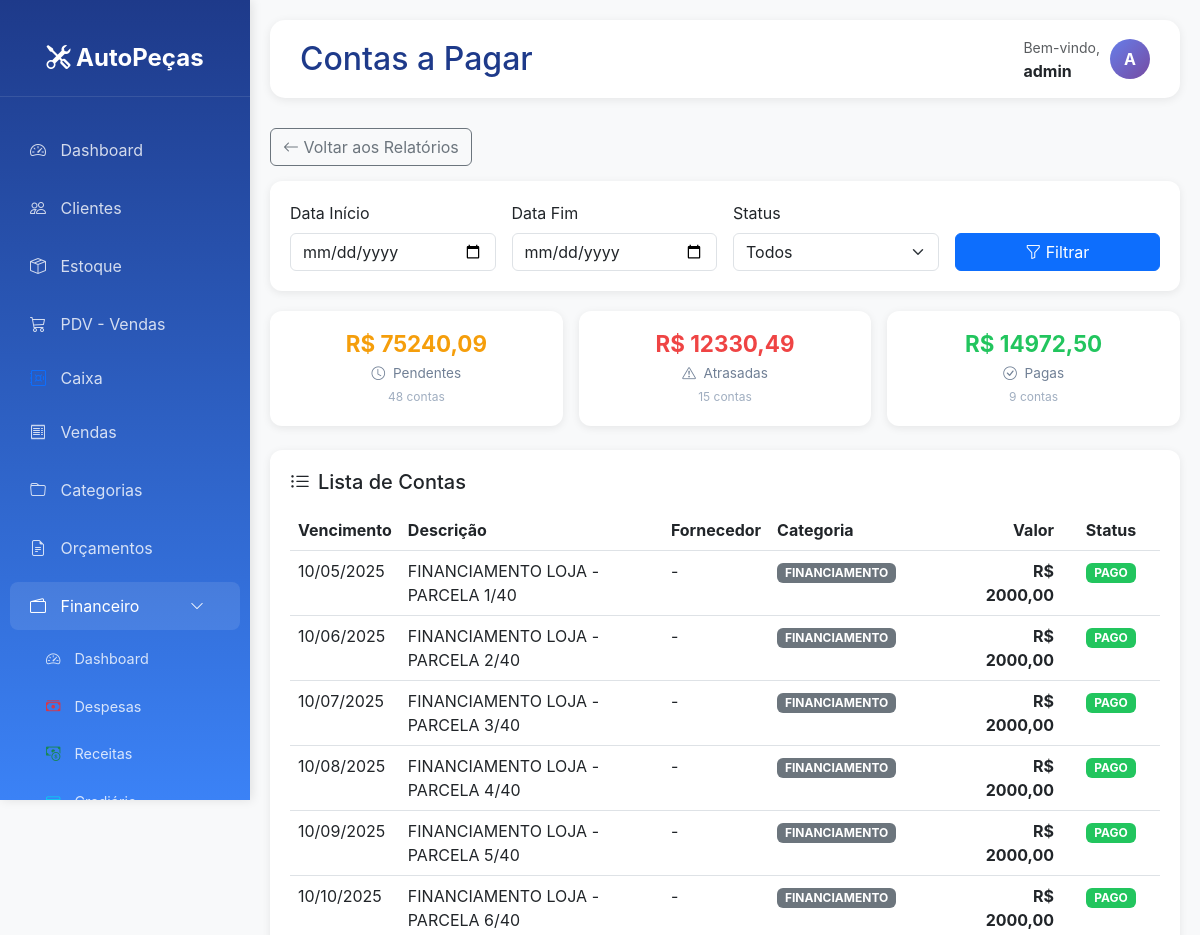
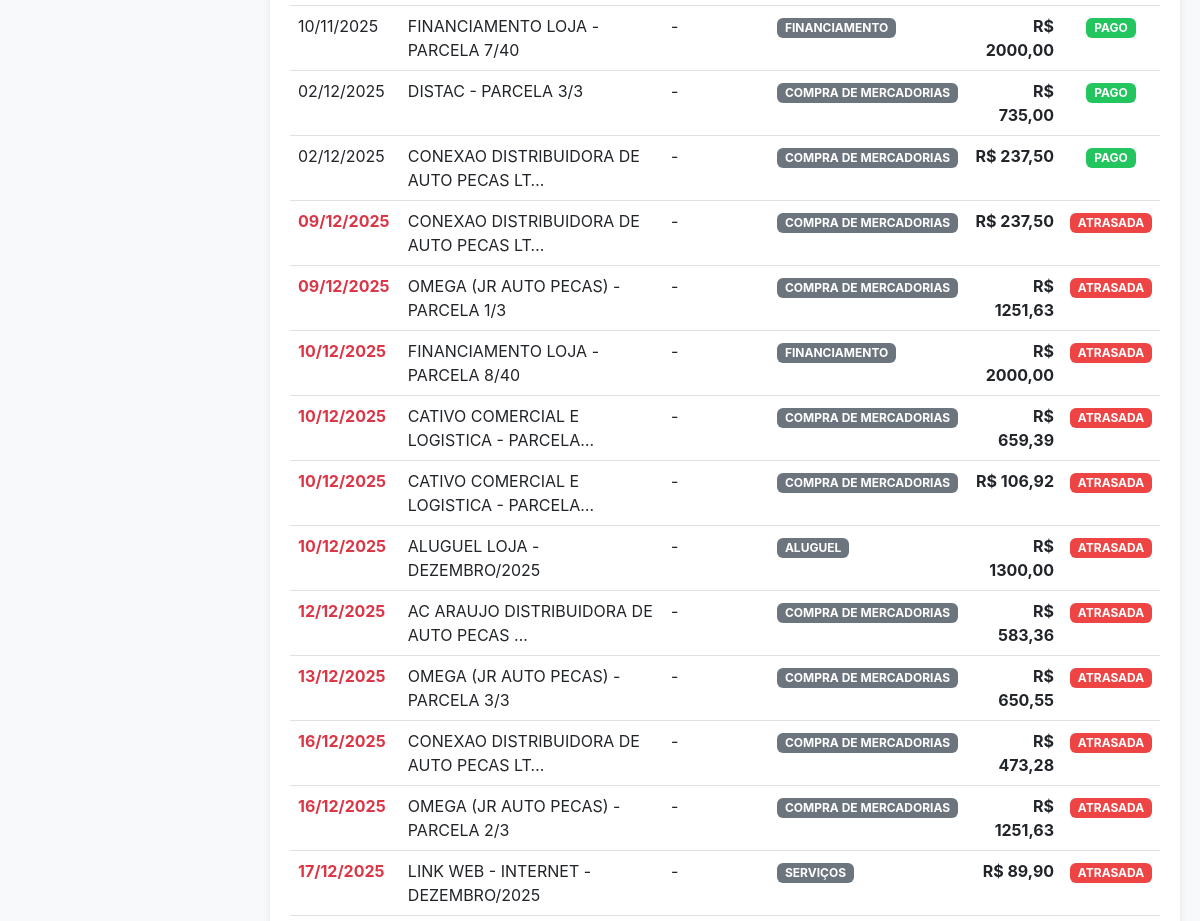
/relatorios/financeiro/contas-pagar/ (signed in, upper part), run on an earlier commit of the app's database (2 pictures, top to bottom).
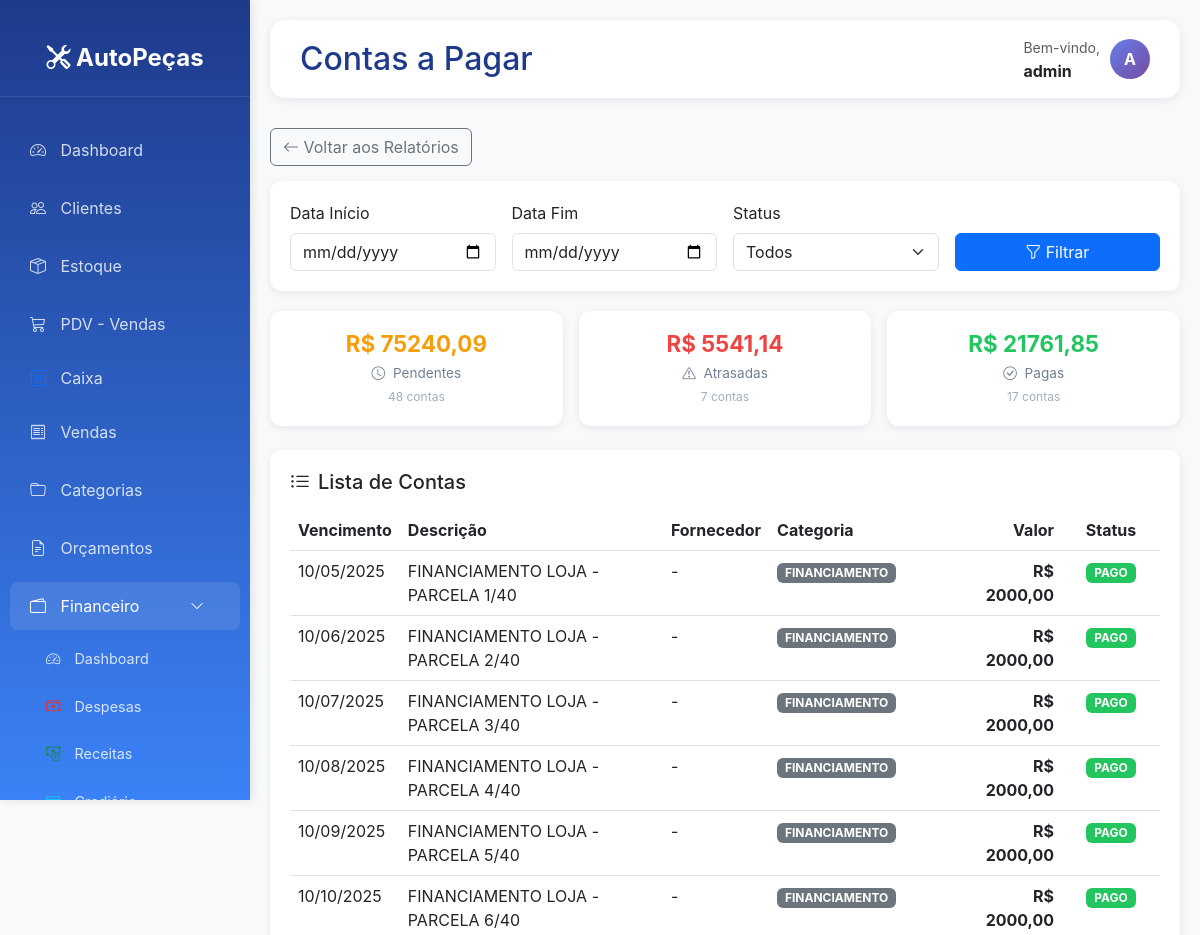
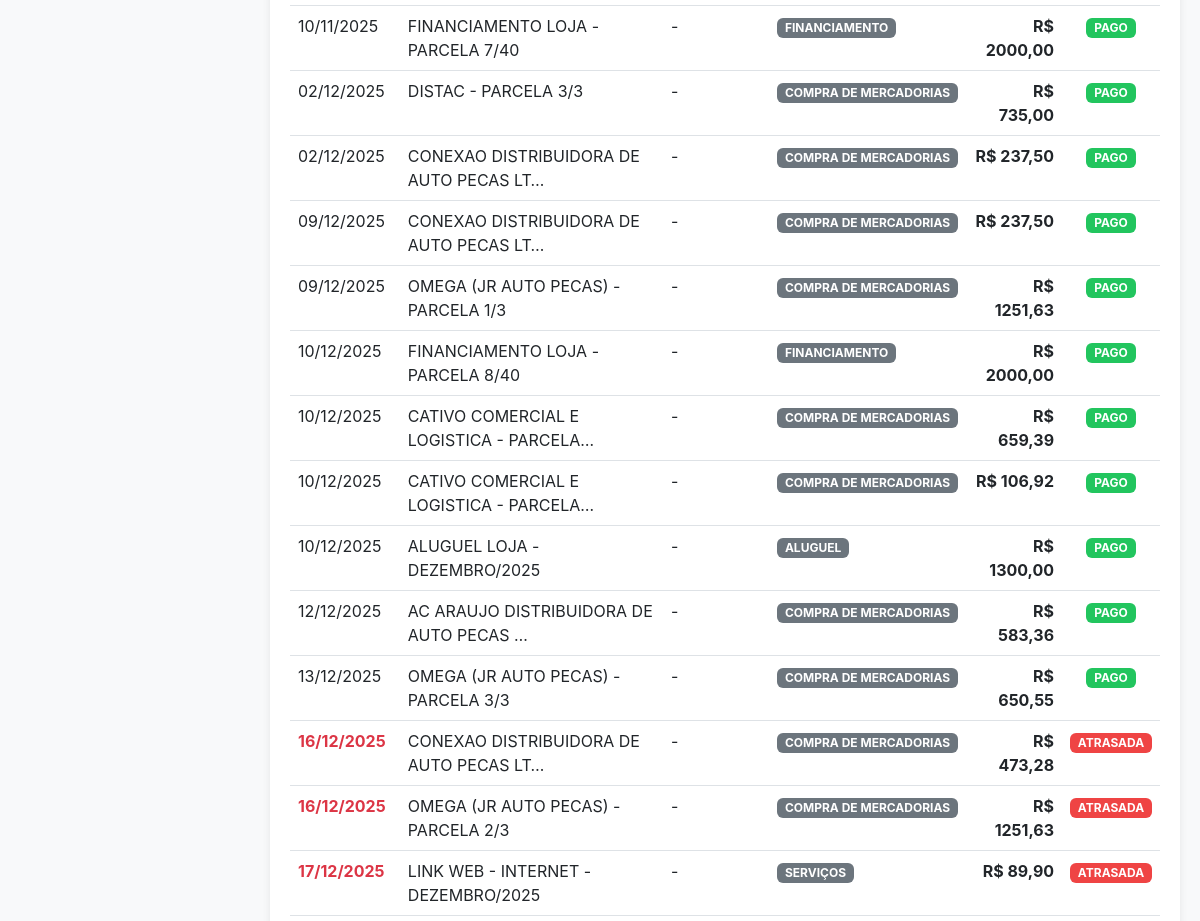
And on a later commit of the database (2 pictures, top to bottom).
### financeiro/models.py (models this page shows, shortened)
class ContaPagar(models.Model):
    TIPO_CHOICES = [
        ('FIXA', 'Despesa Fixa'),
        ('VARIAVEL', 'Despesa Variável'),
        ('TRIBUTO', 'Tributo'),
        ('PARCELADO', 'Parcelado'),
    ]
    STATUS_CHOICES = [
        ('PENDENTE', 'Pendente'),
        ('PAGO', 'Pago'),
        ('ATRASADO', 'Atrasado'),
        ('CANCELADO', 'Cancelado'),
    ]
    descricao = models.CharField(max_length=200, verbose_name='Descrição')
    categoria = models.ForeignKey(CategoriaDespesa, on_delete=models.PROTECT,
                                  verbose_name='Categoria')
    tipo = models.CharField(max_length=10, choices=TIPO_CHOICES, default='VARIAVEL',
                            verbose_name='Tipo')
    valor = models.DecimalField(max_digits=10, decimal_places=2, verbose_name='Valor')
    data_vencimento = models.DateField(verbose_name='Data de Vencimento')
    data_pagamento = models.DateField(blank=True, null=True, verbose_name='Data de Pagamento')
    status = models.CharField(max_length=10, choices=STATUS_CHOICES, default='PENDENTE',
                              verbose_name='Status')
    forma_pagamento = models.ForeignKey(FormaPagamento, on_delete=models.SET_NULL,
                                        blank=True, null=True, verbose_name='Forma de Pagamento')
    despesa_fixa = models.ForeignKey(DespesaFixa, on_delete=models.SET_NULL,
                                     blank=True, null=True, verbose_name='Despesa Fixa Origem')
    parcela_atual = models.IntegerField(default=1, verbose_name='Parcela Atual')
    total_parcelas = models.IntegerField(default=1, verbose_name='Total de Parcelas')
    compra_parcelada = models.ForeignKey('CompraParcelada', on_delete=models.CASCADE,
                                         blank=True, null=True, related_name='parcelas')
    faturamento_referencia = models.ForeignKey('FaturamentoMensal', on_delete=models.SET_NULL,
                                               blank=True, null=True, related_name='tributos')
    fornecedor = models.ForeignKey('estoque.Fornecedor', on_delete=models.SET_NULL,
                                   blank=True, null=True, verbose_name='Fornecedor',
                                   related_name='contas_pagar')
    documento_referencia = models.CharField(max_length=100, blank=True, null=True,
                                            verbose_name='Nº Documento/NF')
    observacoes = models.TextField(blank=True, null=True, verbose_name='Observações')
    comprovante = models.FileField(upload_to='comprovantes/%Y/%m/', blank=True, null=True,
                                   verbose_name='Comprovante')
    usuario_cadastro = models.ForeignKey(User, on_delete=models.SET_NULL, blank=True, null=True,
                                         related_name='contas_cadastradas')
    data_cadastro = models.DateTimeField(auto_now_add=True)
    data_atualizacao = models.DateTimeField(auto_now=True)
    class Meta:
        verbose_name = 'Conta a Pagar'
        verbose_name_plural = 'Contas a Pagar'
        ordering = ['data_vencimento', 'descricao']

class CategoriaDespesa(models.Model):
    TIPO_CHOICES = [
        ('FIXA', 'Despesa Fixa'),
        ('VARIAVEL', 'Despesa Variável'),
        ('AMBOS', 'Ambos'),
    ]
    nome = models.CharField(max_length=100, verbose_name='Nome')
    tipo = models.CharField(max_length=10, choices=TIPO_CHOICES, default='AMBOS', verbose_name='Tipo')
    icone = models.CharField(max_length=50, default='bi-folder', verbose_name='Ícone',
                             help_text='Classe do ícone Bootstrap (ex: bi-house)')
    cor = models.CharField(max_length=20, default='#6c757d', verbose_name='Cor',
                           help_text='Cor em hexadecimal')
    ativo = models.BooleanField(default=True, verbose_name='Ativo')
    ordem = models.IntegerField(default=0, verbose_name='Ordem de Exibição')
    class Meta:
        verbose_name = 'Categoria de Despesa'
        verbose_name_plural = 'Categorias de Despesas'
        ordering = ['ordem', 'nome']

### core/views.py (the view)
# urls.py: path('relatorios/financeiro/contas-pagar/', core_views.relatorio_contas_pagar, name='relatorio_contas_pagar'),
@login_required
def relatorio_contas_pagar(request):
    from financeiro.models import ContaPagar
    from django.db.models import Q
    hoje = date.today()
    status = request.GET.get('status', '')
    data_inicio = request.GET.get('data_inicio', '')
    data_fim = request.GET.get('data_fim', '')
    contas = ContaPagar.objects.all().select_related('categoria', 'fornecedor').order_by('data_vencimento')
    if data_inicio:
        try:
            dt = datetime.strptime(data_inicio, '%Y-%m-%d').date()
            contas = contas.filter(data_vencimento__gte=dt)
        except:
            pass
    if data_fim:
        try:
            dt = datetime.strptime(data_fim, '%Y-%m-%d').date()
            contas = contas.filter(data_vencimento__lte=dt)
        except:
            pass
    contas_filtradas = contas
    if status == 'PENDENTE':
        contas = contas.filter(
            Q(status__iexact='PENDENTE') | Q(status__iexact='pendente')
        ).filter(data_vencimento__gte=hoje)
    elif status == 'ATRASADO':
        contas = contas.filter(
            Q(status__iexact='PENDENTE') | Q(status__iexact='pendente') |
            Q(status__iexact='ATRASADO') | Q(status__iexact='atrasado')
        ).filter(data_vencimento__lt=hoje)
    elif status == 'PAGO':
        contas = contas.filter(
            Q(status__iexact='PAGO') | Q(status__iexact='pago')
        )
    contas = contas[:200]
    total_pendente = contas_filtradas.filter(
        Q(status__iexact='PENDENTE') | Q(status__iexact='pendente'),
        data_vencimento__gte=hoje
    ).aggregate(t=Sum('valor'))['t'] or Decimal('0')
    total_vencido = contas_filtradas.filter(
        Q(status__iexact='PENDENTE') | Q(status__iexact='pendente') |
        Q(status__iexact='ATRASADO') | Q(status__iexact='atrasado'),
        data_vencimento__lt=hoje
    ).aggregate(t=Sum('valor'))['t'] or Decimal('0')
    total_pago = contas_filtradas.filter(
        Q(status__iexact='PAGO') | Q(status__iexact='pago')
    ).aggregate(t=Sum('valor'))['t'] or Decimal('0')
    qtd_pendente = contas_filtradas.filter(
        Q(status__iexact='PENDENTE') | Q(status__iexact='pendente'),
        data_vencimento__gte=hoje
    ).count()
    qtd_vencido = contas_filtradas.filter(
        Q(status__iexact='PENDENTE') | Q(status__iexact='pendente') |
        Q(status__iexact='ATRASADO') | Q(status__iexact='atrasado'),
        data_vencimento__lt=hoje
    ).count()
    qtd_pago = contas_filtradas.filter(
        Q(status__iexact='PAGO') | Q(status__iexact='pago')
    ).count()
    context = {
        'contas': contas,
        'status': status,
        'data_inicio': data_inicio,
        'data_fim': data_fim,
        'total_pendente': total_pendente,
        'total_vencido': total_vencido,
        'total_pago': total_pago,
        'qtd_pendente': qtd_pendente,
        'qtd_vencido': qtd_vencido,
        'qtd_pago': qtd_pago,
        'hoje': hoje,
    }
    return render(request, 'core/relatorios/contas_pagar.html', context)

### templates/core/relatorios/contas_pagar.html (shortened to what this page needs)
{% extends 'base.html' %}
{% block page_title %}Contas a Pagar{% endblock %}
{% block content %}
<a href="{% url 'relatorios' %}" class="btn btn-outline-secondary btn-voltar">
    <i class="bi bi-arrow-left"></i> Voltar aos Relatórios
</a>
<div class="filtros-card">
    <form method="get" class="row g-3 align-items-end">
        <div class="col-md-3">
            <label class="form-label">Data Início</label>
            <input type="date" name="data_inicio" class="form-control" value="{{ data_inicio }}">
        </div>
        <div class="col-md-3">
            <label class="form-label">Data Fim</label>
            <input type="date" name="data_fim" class="form-control" value="{{ data_fim }}">
        </div>
        <div class="col-md-3">
            <label class="form-label">Status</label>
            <select name="status" class="form-select">
                <option value="">Todos</option>
            </select>
        </div>
        <div class="col-md-3">
            <button type="submit" class="btn btn-primary w-100">
                <i class="bi bi-funnel"></i> Filtrar
            </button>
        </div>
    </form>
</div>
<div class="row g-3 mb-4">
    <div class="col-md-4">
        <div class="stat-box amarelo">
            <h3>R$ {{ total_pendente|floatformat:2 }}</h3>
            <p><i class="bi bi-clock me-1"></i> Pendentes</p>
            <div class="qtd">{{ qtd_pendente }} conta{{ qtd_pendente|pluralize:"s" }}</div>
        </div>
    </div>
    <div class="col-md-4">
        <div class="stat-box vermelho">
            <h3>R$ {{ total_vencido|floatformat:2 }}</h3>
            <p><i class="bi bi-exclamation-triangle me-1"></i> Atrasadas</p>
            <div class="qtd">{{ qtd_vencido }} conta{{ qtd_vencido|pluralize:"s" }}</div>
        </div>
    </div>
    <div class="col-md-4">
        <div class="stat-box verde">
            <h3>R$ {{ total_pago|floatformat:2 }}</h3>
            <p><i class="bi bi-check-circle me-1"></i> Pagas</p>
            <div class="qtd">{{ qtd_pago }} conta{{ qtd_pago|pluralize:"s" }}</div>
        </div>
    </div>
</div>
<div class="tabela-card">
    <h5 class="mb-3"><i class="bi bi-list-ul me-2"></i>Lista de Contas</h5>
    <div class="table-responsive">
        <table class="table table-hover">
            <thead>
                <tr>
                    <th>Vencimento</th>
                    <th>Descrição</th>
                    <th>Fornecedor</th>
                    <th>Categoria</th>
                    <th class="text-end">Valor</th>
                    <th class="text-center">Status</th>
                </tr>
            </thead>
            <tbody>
                {% for c in contas %}
                <tr>
                    <td>
                        <span class="{% if c.data_vencimento < hoje and c.status|lower != 'pago' %}text-danger fw-bold{% endif %}">
                            {{ c.data_vencimento|date:"d/m/Y" }}
                        </span>
                    </td>
                    <td>{{ c.descricao|truncatechars:40 }}</td>
                    <td>{{ c.fornecedor.nome|default:"-" }}</td>
                    <td><span class="badge bg-secondary">{{ c.categoria.nome|default:"-" }}</span></td>
                    <td class="text-end"><strong>R$ {{ c.valor|floatformat:2 }}</strong></td>
                    <td class="text-center">
                        {% if c.status|lower == 'pago' %}
                            <span class="badge badge-pago">PAGO</span>
                        {% elif c.data_vencimento < hoje %}
                            <span class="badge badge-vencido">ATRASADA</span>
                        {% else %}
                            <span class="badge badge-pendente">PENDENTE</span>
                        {% endif %}
                    </td>
                </tr>
                {% empty %}
                <tr>
                    <td colspan="6" class="text-center text-muted py-4">
                        Nenhuma conta encontrada
                    </td>
                </tr>
                {% endfor %}
            </tbody>
        </table>
    </div>
</div>
{% endblock %}

What changed in the data, as far as the page shows it:
changed ContaPagar (number 10 of 20 on the later page): status "ATRASADA" → "PAGO"
changed ContaPagar "OMEGA (JR AUTO PECAS) - PARCELA 1/3": status "ATRASADA" → "PAGO"
changed ContaPagar "FINANCIAMENTO LOJA - PARCELA 8/40": status "ATRASADA" → "PAGO"
changed ContaPagar (number 13 of 20 on the later page): status "ATRASADA" → "PAGO"
changed ContaPagar (number 14 of 20 on the later page): status "ATRASADA" → "PAGO"
changed ContaPagar "ALUGUEL LOJA - DEZEMBRO/2025": status "ATRASADA" → "PAGO"
changed ContaPagar "AC ARAUJO DISTRIBUIDORA DE AUTO PECAS …": status "ATRASADA" → "PAGO"
changed ContaPagar "OMEGA (JR AUTO PECAS) - PARCELA 3/3": status "ATRASADA" → "PAGO"
Also different on the page:
{{ total_vencido|floatformat:2 }}: "12330,49" → "5541,14"
{{ qtd_vencido }}: "15" → "7"
{{ total_pago|floatformat:2 }}: "14972,50" → "21761,85"
{{ qtd_pago }}: "9" → "17"
